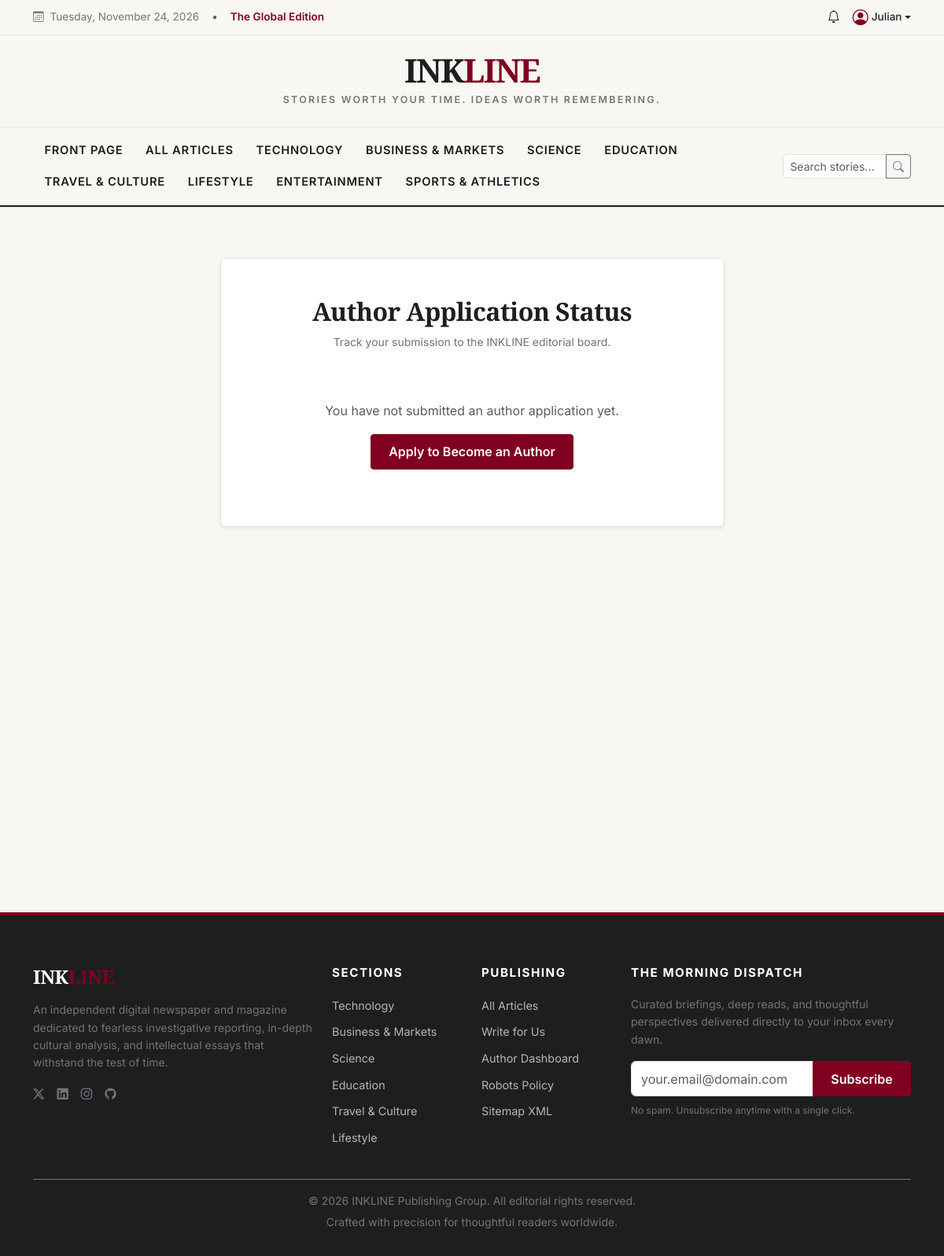
/accounts/author-application/status/ (signed in), run on the app's committed database.
### accounts/models.py (models this page shows, shortened)
class CustomUser(AbstractUser):
    class Role(models.TextChoices):
        READER = 'READER', 'Reader'
        AUTHOR = 'AUTHOR', 'Author'
        ADMIN = 'ADMIN', 'Administrator'
    email = models.EmailField(unique=True, verbose_name='Email Address')
    role = models.CharField(max_length=20, choices=Role.choices, default=Role.READER)
    is_email_verified = models.BooleanField(default=False)
    email_verification_token = models.CharField(max_length=100, blank=True, null=True)
    created_at = models.DateTimeField(default=timezone.now)
    USERNAME_FIELD = 'username'
    REQUIRED_FIELDS = ['email']
    @property
    def is_author(self):
        return self.role == self.Role.AUTHOR or hasattr(self, 'author_profile') and self.author_profile.is_approved

### articles/models.py (models this page shows, shortened)
class Category(models.Model):
    name = models.CharField(max_length=100, unique=True)
    slug = models.SlugField(max_length=120, unique=True)
    description = models.TextField(blank=True)
    icon = models.CharField(max_length=50, default='bi-newspaper', help_text='Bootstrap Icon class')
    accent_color = models.CharField(max_length=30, default='#800020', help_text='Hex color code')
    order = models.PositiveIntegerField(default=0)
    is_active = models.BooleanField(default=True)
    class Meta:
        verbose_name_plural = 'Categories'
        ordering = ['order', 'name']

### accounts/views.py (the view)
# urls.py: path('author-application/status/', views.author_application_status_view, name='author_application_status'),
@login_required
def author_application_status_view(request):
    applications = AuthorApplication.objects.filter(user=request.user).order_by('-created_at')
    latest_app = applications.first()
    return render(request, 'authentication/author_status.html', {
        'latest_app': latest_app,
        'applications': applications,
    })

### articles/context_processors.py (called while the page is built)
def global_categories(request):
    try:
        categories = Category.objects.filter(is_active=True).order_by('order', 'name')
    except Exception:
        categories = []
    return {'global_categories': categories}

### reader_features/context_processors.py (called while the page is built)
def user_notifications_count(request):
    if request.user.is_authenticated:
        try:
            unread_count = Notification.objects.filter(recipient=request.user, is_read=False).count()
        except Exception:
            unread_count = 0
        return {'unread_notifications_count': unread_count}
    return {'unread_notifications_count': 0}

### templates/authentication/author_status.html (shortened to what this page needs)
{% extends 'base.html' %}
{% block content %}
<div class="container py-5">
    <div class="row justify-content-center">
        <div class="col-lg-7">
            <div class="card shadow-sm border p-4 p-md-5 bg-white rounded">
                <div class="text-center mb-4">
                    <h2 class="font-serif fw-bold">Author Application Status</h2>
                    <p class="text-secondary small">Track your submission to the INKLINE editorial board.</p>
                </div>
                {% if latest_app %}
                    <div class="p-4 rounded border mb-4 text-center {% if latest_app.status == 'PENDING' %}bg-light{% elif latest_app.status == 'APPROVED' %}bg-success-subtle border-success{% else %}bg-danger-subtle border-danger{% endif %}">
                        <div class="fs-1 mb-2">
                            {% if latest_app.status == 'PENDING' %}
                                <i class="bi bi-hourglass-split text-warning"></i>
                            {% elif latest_app.status == 'APPROVED' %}
                                <i class="bi bi-patch-check-fill text-success"></i>
                            {% else %}
                                <i class="bi bi-x-circle-fill text-danger"></i>
                            {% endif %}
                        </div>
                        <h4 class="font-serif fw-bold mb-1">{{ latest_app.get_status_display }}</h4>
                        <div class="meta-text mb-3">Submitted on {{ latest_app.created_at|date:"F j, Y" }}</div>
                        {% if latest_app.status == 'PENDING' %}
                            <p class="text-secondary small mb-0">
                                Your application is currently in our editorial queue. Our board evaluates writing samples, ethical standards, and topical beats. You will be notified immediately upon decision.
                            </p>
                        {% elif latest_app.status == 'APPROVED' %}
                            <p class="text-success small mb-3">
                                Congratulations! Your application has been approved. You now have full access to the author studio to compose, submit, and manage stories.
                            </p>
                            <a href="{% url 'author_overview' %}" class="btn btn-ink-primary">Enter Author Studio</a>
                        {% elif latest_app.status == 'REJECTED' %}
                            <p class="text-danger small mb-2">
                                Your application was not approved by the editorial team.
                            </p>
                            {% if latest_app.admin_notes %}
                                <div class="p-3 bg-white border rounded text-start small mb-3">
                                    <strong>Editor Feedback:</strong> {{ latest_app.admin_notes }}
                                </div>
                            {% endif %}
                            <a href="{% url 'author_application' %}" class="btn btn-ink-outline">Submit a New Pitch</a>
                        {% endif %}
                    </div>
                    <div class="border-top pt-3">
                        <h6 class="fw-bold mb-2 small text-uppercase text-muted">Submitted Details:</h6>
                        <ul class="list-unstyled small text-secondary">
                            <li><strong>Pen Name:</strong> {{ latest_app.full_name }}</li>
                            <li><strong>Editorial Beats:</strong> {{ latest_app.writing_interests }}</li>
                            <li><strong>Experience:</strong> {{ latest_app.experience_years }} years</li>
                            {% if latest_app.portfolio_url %}
                                <li><strong>Portfolio:</strong> <a href="{{ latest_app.portfolio_url }}" target="_blank">{{ latest_app.portfolio_url }}</a></li>
                            {% endif %}
                        </ul>
                    </div>
                {% else %}
                    <div class="text-center py-4">
                        <p class="text-muted">You have not submitted an author application yet.</p>
                        <a href="{% url 'author_application' %}" class="btn btn-ink-primary">Apply to Become an Author</a>
                    </div>
                {% endif %}
            </div>
        </div>
    </div>
</div>
{% endblock %}

### templates/components/navbar.html (shortened to what this page needs)
<header class="border-bottom">
    <div class="ink-topbar">
        <div class="container d-flex justify-content-between align-items-center flex-wrap gap-2">
            <div class="d-flex align-items-center gap-3">
                <span><i class="bi bi-calendar3 me-1"></i> {% now "l, F j, Y" %}</span>
                <span class="d-none d-md-inline text-muted">•</span>
                <span class="d-none d-md-inline fw-semibold text-burgundy">The Global Edition</span>
            </div>
            <div class="d-flex align-items-center gap-3">
                {% if user.is_authenticated %}
                    <a href="{% url 'reader_notifications' %}" class="text-decoration-none text-dark position-relative">
                        <i class="bi bi-bell fs-6"></i>
                    </a>
                    <div class="dropdown">
                        <a href="#" class="d-flex align-items-center text-dark text-decoration-none dropdown-toggle fw-medium" id="userMenu" data-bs-toggle="dropdown" aria-expanded="false">
                            <i class="bi bi-person-circle fs-5 me-1 text-burgundy"></i>
                            <span>{{ user.first_name|default:user.username }}</span>
                        </a>
                    </div>
                {% else %}
                    <a href="{% url 'login' %}" class="text-decoration-none fw-semibold text-dark me-2">Sign In</a>
                    <a href="{% url 'register' %}" class="btn btn-sm btn-ink-primary">Get Unlimited Access</a>
                {% endif %}
            </div>
        </div>
    </div>
    <div class="container text-center py-4">
        <a href="{% url 'homepage' %}" class="ink-brand">
            INK<span>LINE</span>
        </a>
        <div class="ink-tagline">Stories worth your time. Ideas worth remembering.</div>
    </div>
    <nav class="ink-navbar">
        <div class="container d-flex justify-content-between align-items-center">
            <div class="d-flex align-items-center flex-wrap overflow-x-auto py-1">
                <a class="ink-nav-link {% if request.path == '/' %}active{% endif %}" href="{% url 'homepage' %}">Front Page</a>
                <a class="ink-nav-link {% if request.path == '/articles/' and not request.GET.category %}active{% endif %}" href="{% url 'article_list' %}">All Articles</a>
                {% for category in global_categories %}
                    <a class="ink-nav-link {% if request.resolver_match.kwargs.slug == category.slug %}active{% endif %}" href="{% url 'category_detail' category.slug %}">
                        {{ category.name }}
                    </a>
                {% endfor %}
            </div>
            <form action="{% url 'search' %}" method="GET" class="d-none d-lg-flex align-items-center ms-3" style="max-width: 240px;">
                <div class="input-group input-group-sm">
                    <input type="text" name="q" class="form-control rounded-start" placeholder="Search stories..." value="{{ request.GET.q }}">
                    <button class="btn btn-outline-secondary" type="submit"><i class="bi bi-search"></i></button>
                </div>
            </form>
        </div>
    </nav>
</header>

### templates/components/footer.html (shortened to what this page needs)
<footer class="ink-footer">
    <div class="container">
        <div class="row g-4 mb-4">
            <div class="col-lg-4">
                <h4 class="text-white font-serif fw-bold mb-3">INK<span class="text-burgundy">LINE</span></h4>
                <p class="text-secondary small">
                    An independent digital newspaper and magazine dedicated to fearless investigative reporting, in-depth cultural analysis, and intellectual essays that withstand the test of time.
                </p>
                <div class="d-flex gap-3 fs-5 mt-3">
                    <a href="#" class="text-secondary"><i class="bi bi-twitter-x"></i></a>
                    <a href="#" class="text-secondary"><i class="bi bi-linkedin"></i></a>
                    <a href="#" class="text-secondary"><i class="bi bi-instagram"></i></a>
                    <a href="#" class="text-secondary"><i class="bi bi-github"></i></a>
                </div>
            </div>
            <div class="col-6 col-md-3 col-lg-2">
                <h5>Sections</h5>
                <ul class="list-unstyled">
                    {% for cat in global_categories|slice:":6" %}
                        <li class="mb-2"><a href="{% url 'category_detail' cat.slug %}">{{ cat.name }}</a></li>
                    {% endfor %}
                </ul>
            </div>
            <div class="col-6 col-md-3 col-lg-2">
                <h5>Publishing</h5>
                <ul class="list-unstyled">
                    <li class="mb-2"><a href="{% url 'article_list' %}">All Articles</a></li>
                    <li class="mb-2"><a href="{% url 'author_application' %}">Write for Us</a></li>
                    {% if user.is_authenticated and user.is_author %}
                        <li class="mb-2"><a href="{% url 'author_overview' %}">Author Dashboard</a></li>
                    {% endif %}
                    <li class="mb-2"><a href="{% url 'robots_txt' %}">Robots Policy</a></li>
                    <li class="mb-2"><a href="{% url 'sitemap_xml' %}">Sitemap XML</a></li>
                </ul>
            </div>
            <div class="col-md-6 col-lg-4">
                <h5>The Morning Dispatch</h5>
                <p class="text-secondary small">Curated briefings, deep reads, and thoughtful perspectives delivered directly to your inbox every dawn.</p>
                <form id="newsletter-subscription-form">
                    <div class="input-group mb-2">
                        <input type="email" name="email" id="newsletter-email-input" class="form-control" placeholder="your.email@domain.com" required>
                        <button class="btn btn-ink-primary" type="submit">Subscribe</button>
                    </div>
                </form>
                <div class="text-secondary" style="font-size: 0.75rem;">No spam. Unsubscribe anytime with a single click.</div>
            </div>
        </div>
        <div class="border-top border-secondary pt-3 mt-4 text-center text-secondary small">
            <p class="mb-1">&copy; {% now "Y" %} INKLINE Publishing Group. All editorial rights reserved.</p>
            <p class="mb-0">Crafted with precision for thoughtful readers worldwide.</p>
        </div>
    </div>
</footer>

### static/css/style.css (style rules this page uses)
:root { --ink-bg: #F8F7F3; --ink-card-bg: #FFFFFF; --ink-charcoal: #1E1E1E; --ink-charcoal-muted: #4A4A4A; --ink-gray-light: #767676; --ink-border: #E6E4DC; --ink-border-subtle: #F0EFEA; --ink-burgundy: #800020; --ink-burgundy-hover: #5E0017; --ink-amber: #D97706; --ink-amber-light: #FEF3C7; --font-serif: 'Playfair Display', Georgia, 'Times New Roman', serif; --font-sans: 'Inter', -apple-system, BlinkMacSystemFont, 'Segoe UI', Roboto, sans-serif; --font-mono: 'JetBrains Mono', monospace; --shadow-sm: 0 1px 3px rgba(0, 0, 0, 0.05); --shadow-md: 0 4px 12px rgba(0, 0, 0, 0.07); --shadow-lg: 0 10px 25px rgba(0, 0, 0, 0.09); --transition-smooth: all 0.25s cubic-bezier(0.16, 1, 0.3, 1); }
body { background-color: var(--ink-bg); color: var(--ink-charcoal); font-family: var(--font-sans); font-size: 16px; line-height: 1.6; -webkit-font-smoothing: antialiased; }
h1, h2, h3, h4, h5, h6, .editorial-heading { font-family: var(--font-serif); color: var(--ink-charcoal); font-weight: 700; letter-spacing: -0.02em; }
.text-burgundy { color: var(--ink-burgundy) !important; }
.btn-ink-primary { background-color: var(--ink-burgundy); color: #FFFFFF; border: 1px solid var(--ink-burgundy); font-weight: 600; padding: 0.6rem 1.4rem; border-radius: 4px; transition: var(--transition-smooth); }
.ink-topbar { border-bottom: 1px solid var(--ink-border); background: var(--ink-bg); font-size: 0.85rem; color: var(--ink-gray-light); padding: 6px 0; }
.ink-brand { font-family: var(--font-serif); font-size: 2.6rem; font-weight: 900; letter-spacing: -0.04em; color: var(--ink-charcoal); text-decoration: none; display: inline-block; line-height: 1; }
.ink-brand span { color: var(--ink-burgundy); }
.ink-tagline { font-size: 0.78rem; letter-spacing: 0.18em; text-transform: uppercase; color: var(--ink-gray-light); font-weight: 600; margin-top: 4px; }
.ink-navbar { border-top: 1px solid var(--ink-border); border-bottom: 2px solid var(--ink-charcoal); background: var(--ink-bg); padding: 0.4rem 0; }
.ink-nav-link { color: var(--ink-charcoal); font-size: 0.92rem; font-weight: 600; text-transform: uppercase; letter-spacing: 0.05em; padding: 0.5rem 0.9rem !important; text-decoration: none; transition: color 0.15s ease; }
.ink-footer { background-color: var(--ink-charcoal); color: #E2E2E2; border-top: 4px solid var(--ink-burgundy); padding: 4rem 0 2rem; margin-top: 5rem; }
.ink-footer h5 { color: #FFFFFF; font-family: var(--font-sans); font-size: 0.95rem; text-transform: uppercase; letter-spacing: 0.1em; margin-bottom: 1.2rem; }
.ink-footer a { color: #B5B5B5; text-decoration: none; font-size: 0.9rem; transition: color 0.15s ease; }

### data on the page
CustomUser: first_name "Julian"
Category: name "TECHNOLOGY", name "Technology"
Category: name "BUSINESS & MARKETS", name "Business & Markets"
Category: name "SCIENCE", name "Science"
Category: name "EDUCATION", name "Education"
Category: name "TRAVEL & CULTURE", name "Travel & Culture"
Category: name "LIFESTYLE", name "Lifestyle"
Category: name "ENTERTAINMENT"
Category: name "SPORTS & ATHLETICS"
